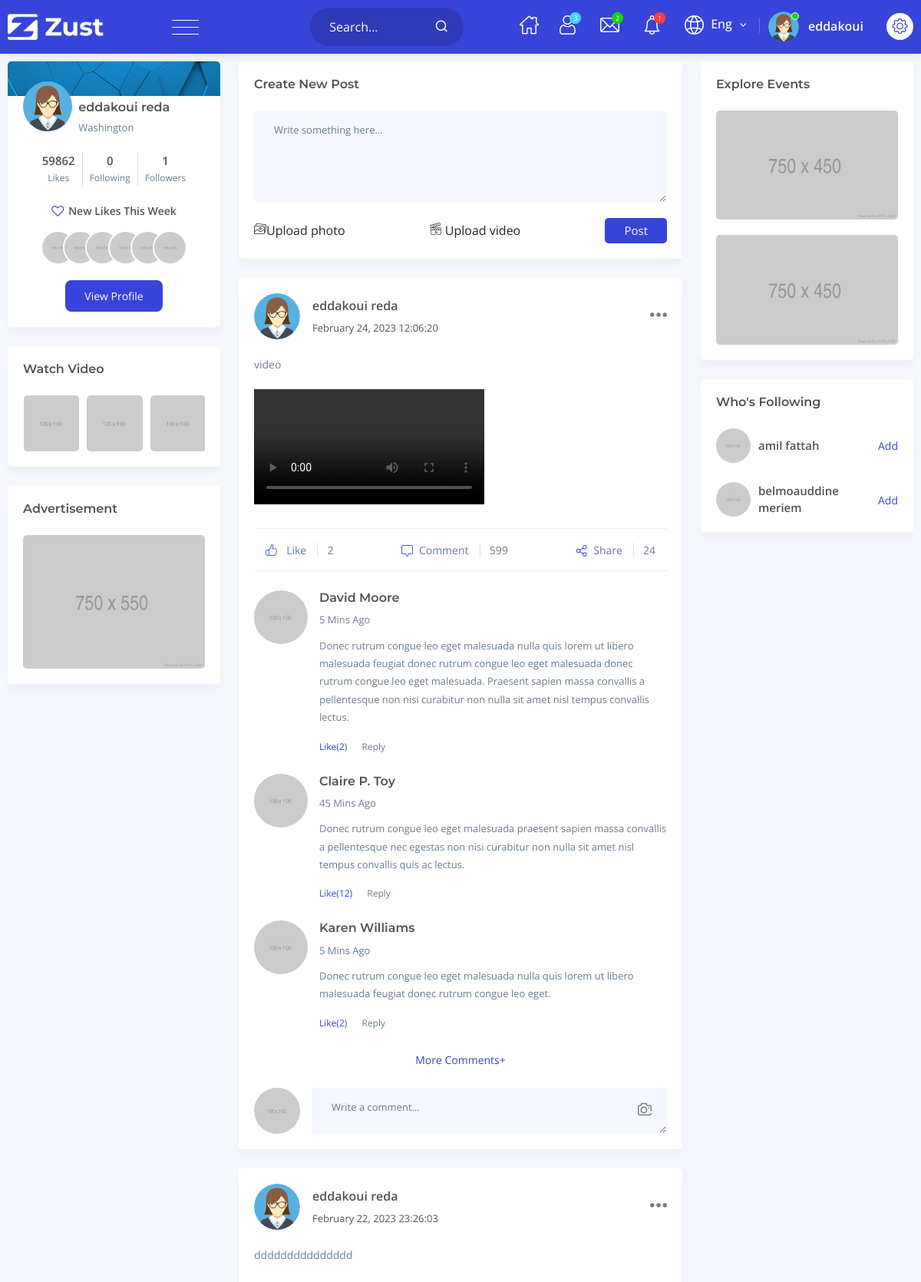
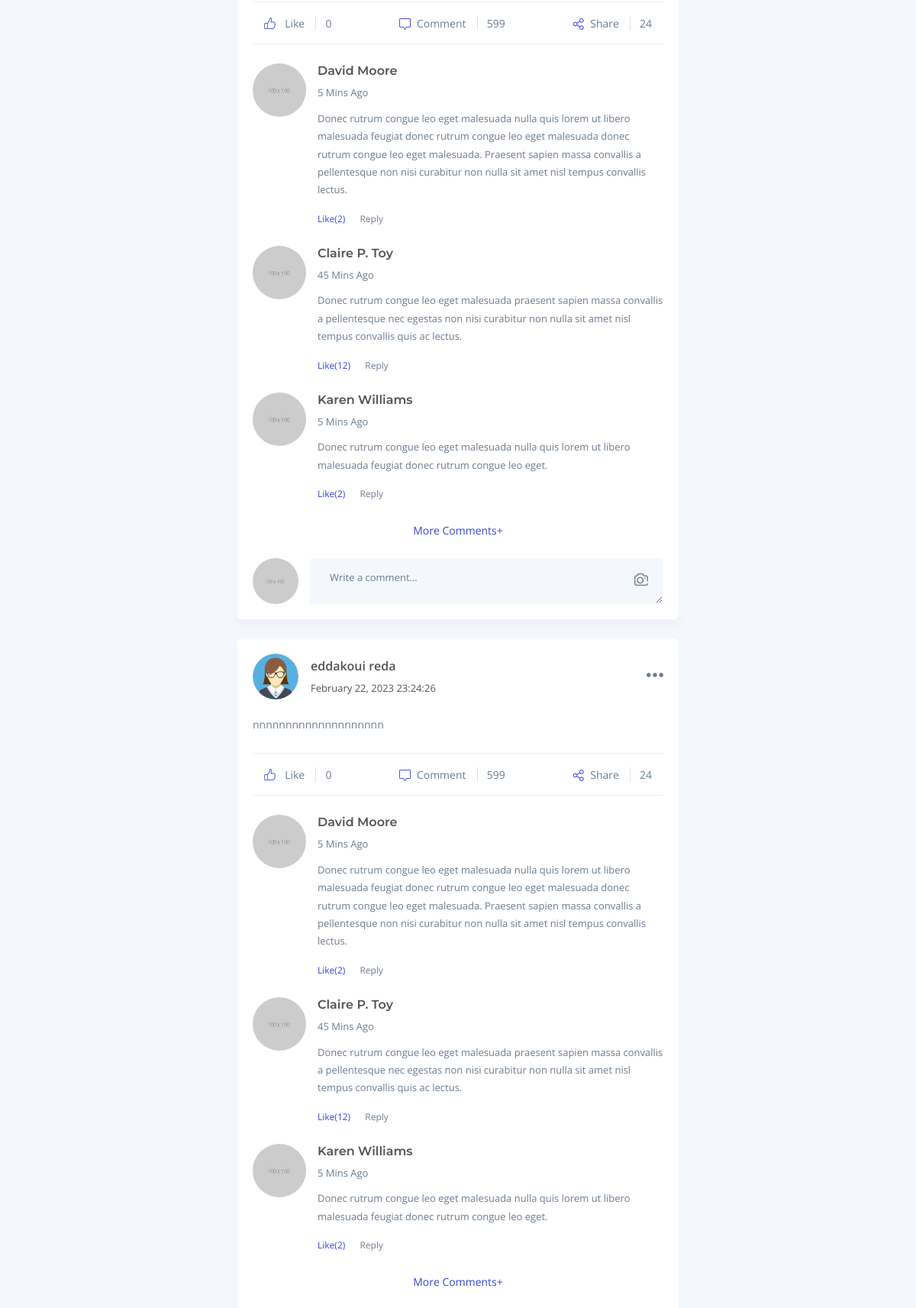
Page /index.php (signed in, upper part) on the committed database (2 pictures, top to bottom).
### tables this page shows
CREATE TABLE `users` (
  `id_user` int(11) NOT NULL,
  `nom_user` varchar(60) NOT NULL,
  `prenom_user` varchar(60) NOT NULL,
  `email_user` varchar(150) NOT NULL,
  `pass_user` varchar(20) NOT NULL,
  `admin_user` int(11) NOT NULL,
  `imgprfl_user` varchar(200) NOT NULL,
  `phone_user` varchar(20) DEFAULT NULL,
  `gender_user` varchar(20) DEFAULT 'Unknown'
);

### includes/showpost.php (the view, shortened to what the rows shown need)
<html>
<head>
</head>
<?php
require_once 'connection.php';
$stmt = $conn->query("SELECT id_post, id_user, content, media, DATE_FORMAT(post_date, '%M %d, %Y %H:%i:%S') AS date
FROM posts P,follow F
WHERE P.id_user=F.id_following
  AND F.id_follower=".$_SESSION['id_session']."
UNION
(SELECT id_post, id_user, content, media, DATE_FORMAT(post_date, '%M %d, %Y %H:%i:%S') AS date
FROM posts
WHERE id_user=".$_SESSION['id_session']." )ORDER BY date DESC");
while ($row = $stmt->fetch(PDO::FETCH_ASSOC)) {
  $post_id = $row['id_post'];
  $user_id = $row['id_user'];
  $content = $row['content'];
  $media = $row['media'];
  $post_date = $row['date'];
  $stmt_user = $conn->prepare("SELECT * FROM users WHERE id_user=:user_id");
  $stmt_user->bindParam(':user_id', $user_id);
  $stmt_user->execute();
  $result_user = $stmt_user->fetch(PDO::FETCH_ASSOC);
  $username = $result_user['nom_user'] . ' ' . $result_user['prenom_user'];
  $profile_image = $result_user['imgprfl_user'];
  $stmt_numlike = $conn->prepare("SELECT COUNT(*) FROM likes WHERE id_post = :id_post");
  $stmt_numlike->bindParam(':id_post', $post_id);
  $stmt_numlike->execute();
  $num_likes = $stmt_numlike->fetchColumn();
   ?>
  <div class='news-feed news-feed-post'>
  <div class='post-header d-flex justify-content-between align-items-center'>
  <div class='image'>
 <?php if (!empty($profile_image)) { ?>
    <a href='my-profile.php'><img src='<?php echo $profile_image ;?>' class='rounded-circle' alt='Profile Image' width="60"></a>
 <?php } ?>
 </div>
  <div class='info ms-3'>
  <span class='name'><a href='my-profile.html'><?php echo $username ;?></a></span>
  <span class='small-text'><a href='#'><?php echo $post_date;?></a></span>
  </div>
  <div class='dropdown'>
  <button class='dropdown-toggle' type='button' data-bs-toggle='dropdown' aria-haspopup='true' aria-expanded='false'><i class='flaticon-menu'></i></button>
  </div>
  </div>
  <div class="post-body">
                                    <p><?php echo $content;  ?></p>
                                    <div class="post-image">
                                    <?php if (!empty($media)) {
                                    if (pathinfo($media, PATHINFO_EXTENSION) === 'mp4') { ?>
                                       <video style="max-width: 100%;height: auto;display: inline-block;" controls><source src='./action/uploads/<?php echo $media ;?>' type='video/mp4'></video>
                                 <?php  } else { ?>
                                       <img src='./action/uploads/<?php echo $media ;?>'>
                                    <?php }
                                 }
                                 ?>
                                    </div>
                                    <ul class="post-meta-wrap d-flex justify-content-between align-items-center">
                                        <li class="post-react">
                                        <a href="#" class="like-button" data-type='like' data-post-id="<?php echo $row['id_post']; ?>"
                                         onclick="addLike(<?php echo $row['id_post']; ?>, 'like')" a>
                                            <i class="flaticon-like"></i>
                                            <span>Like</span>
                                            <span class="number"><?php echo $num_likes; ?></span>
                                        </a>
                                        </li>
                                        <li class="post-comment">
                                            <a href="#"><i class="flaticon-comment"></i><span>Comment</span> <span class="number">599 </span></a>
                                        </li>
                                        <li class="post-share">
                                            <a href="#"><i class="flaticon-share"></i><span>Share</span> <span class="number">24 </span></a>
                                        </li>
                                    </ul>
                                    <div class="post-comment-list">
                                        <div class="comment-list">
                                            <div class="comment-image">
                                                <a href="my-profile.html"><img src="assets/images/user/user-33.jpg" class="rounded-circle" alt="image"></a>
                                            </div>
                                            <div class="comment-info">
                                                <h3>
                                                    <a href="my-profile.html">David Moore</a>
                                                </h3>
                                                <span>5 Mins Ago</span>
                                                <p>Donec rutrum congue leo eget malesuada nulla quis lorem ut libero malesuada feugiat donec rutrum congue leo eget malesuada donec rutrum congue leo eget malesuada. Praesent sapien massa convallis a pellentesque non nisi curabitur non nulla sit amet nisl tempus convallis lectus.</p>
                                                <ul class="comment-react">
                                                    <li><a href="#" class="like">Like(2)</a></li>
                                                    <li><a href="#">Reply</a></li>
                                                </ul>
                                            </div>
                                        </div>
                                        <div class="comment-list">
                                            <div class="comment-image">
                                                <a href="my-profile.html"><img src="assets/images/user/user-34.jpg" class="rounded-circle" alt="image"></a>
                                            </div>
                                            <div class="comment-info">
                                                <h3>
                                                    <a href="my-profile.html">Claire P. Toy</a>
                                                </h3>
                                                <span>45 Mins Ago</span>
                                                <p>Donec rutrum congue leo eget malesuada praesent sapien massa convallis a pellentesque nec egestas non nisi curabitur non nulla sit amet nisl tempus convallis quis ac lectus.</p>
                                                <ul class="comment-react">
                                                    <li><a href="#" class="like">Like(12)</a></li>
                                                    <li><a href="#">Reply</a></li>
                                                </ul>
                                            </div>
                                        </div>
                                        <div class="comment-list">
                                            <div class="comment-image">
                                                <a href="my-profile.html"><img src="assets/images/user/user-8.jpg" class="rounded-circle" alt="image"></a>
                                            </div>
                                            <div class="comment-info">
                                                <h3>
                                                    <a href="my-profile.html">Karen Williams</a>
                                                </h3>
                                                <span>5 Mins Ago</span>
                                                <p>Donec rutrum congue leo eget malesuada nulla quis lorem ut libero malesuada feugiat donec rutrum congue leo eget.</p>
                                                <ul class="comment-react">
                                                    <li><a href="#" class="like">Like(2)</a></li>
                                                    <li><a href="#">Reply</a></li>
                                                </ul>
                                            </div>
                                        </div>
                                        <div class="more-comments">
                                            <a href="#">More Comments+</a>
                                        </div>
                                    </div>
                                    <form class="post-footer">
                                        <div class="footer-image">
                                            <a href="#"><img src="assets/images/user/user-1.jpg" class="rounded-circle" alt="image"></a>
                                        </div>
                                        <div class="form-group">
                                            <textarea name="message" class="form-control" placeholder="Write a comment..."></textarea>
                                            <label><a href="#"><i class="flaticon-photo-camera"></i></a></label>
                                        </div>
                                    </form>
                                </div>
 </div> <?php
}
?>

### includes/header_Navbar.php (shortened to what the rows shown need)
<?php
$req1 = $conn->query('SELECT * FROM users WHERE id_user='.$id);
$donner =$req1->fetch();
?>
<div class="navbar-area">
                <div class="main-navbar">
                    <nav class="navbar navbar-expand-lg navbar-light">
                        <div class="collapse navbar-collapse" id="navbarSupportedContent">
                            <div class="others-options d-flex align-items-center">
                                <div class="option-item">
                                    <div class="dropdown profile-nav-item">
                                        <a href="#" class="dropdown-bs-toggle" role="button" data-bs-toggle="dropdown" aria-haspopup="true" aria-expanded="false">
                                            <div class="menu-profile">
                                                <img src="<?php echo $donner['imgprfl_user'];  ?>" width="80" class="rounded-circle" alt="image">
                                                <span class="name"><?php echo $donner['nom_user']; ?></span>
                                                <span class="status-online"></span>
                                            </div>
                                        </a>
                                    </div>
                                </div>
                            </div>
                        </div>
                    </nav>
                </div>
            </div>

### includes/view-profile.php (shortened to what the rows shown need)
<div class="widget widget-view-profile">
                                <div class="profile-box d-flex justify-content-between align-items-center">
                                    <a href="my-profile.php"><img src="<?php echo $donner['imgprfl_user'];  ?>" width="80" alt="image"></a>
                                    <div class="text ms-2">
                                        <h3><a href="my-profile.php"><?php echo $donner['nom_user']." ".$donner['prenom_user']; ?></a></h3>
                                    </div>
                                </div>
                            </div>

### includes/who_S_Following.php (shortened to what the rows shown need)
<?php
$reqFollow1 = $conn->query('SELECT * FROM users where not id_user='.$_SESSION['id_session'].' AND id_user NOT IN (SELECT id_following FROM follow WHERE id_follower = '.$_SESSION['id_session'].')');
?>
<div class="widget widget-who-following">
                                <?php
                                 while ($donner1 =$reqFollow1->fetch()) {
                                    ?>
                                <div class="following-item d-flex justify-content-between align-items-center" >
                                    <a href="#"><img src="assets/images/user/user-42.jpg" class="rounded-circle" alt="image"></a>
                                    <span class="name"><a href="#"><?php echo $donner1['nom_user']." ".$donner1['prenom_user'];?></a></span>
                                    <span class="add-friend" id="user-<?php echo $donner1['nom_user'];?>" onclick="removeMe(this, <?php echo  $donner1['id_user']; ?>)"><a style="cursor: pointer;">Add</a></span>
                                </div>
                                <?php }?>
                            </div>

### rows in the picture
users: imgprfl_user (placeholder picture), nom_user "eddakoui", prenom_user "reda", username "eddakoui reda"
users: nom_user "amil", prenom_user "fattah"
users: nom_user "belmoauddine", prenom_user "meriem"

### other values in the picture
$req->rowCount() "0"
$req1->rowCount() "1"
$post_date "February 24, 2023 12:06:20"
$content "video"
$num_likes "2"
$post_date "February 22, 2023 23:26:03"
$content "ddddddddddddddd"
$num_likes "0"
$post_date "February 22, 2023 23:24:26"
$content "nnnnnnnnnnnnnnnnnnnn"
